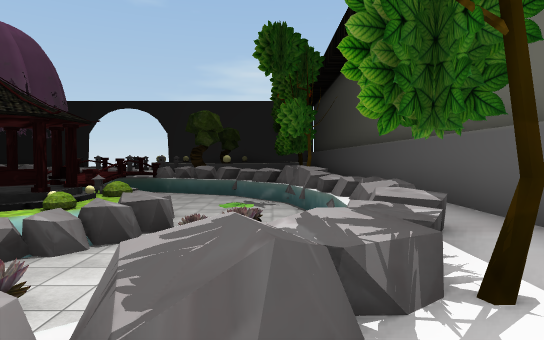
View 1 (above)

24 first-person views from a walk through a scene from a Unity 3-D project. The camera is 1.3 m above the floor, tilts 2° down and sees 75° across. The floor is counted in squares, 2 m on a side. Each view is taken from the middle of a square. On the plan, view 1 faces up. The plan holds only what a view shows up to about 10 squares ahead; the rest is blank. The place goes on beyond the plan. The player character is not drawn. Some surface patterns are stand-ins.

View 2
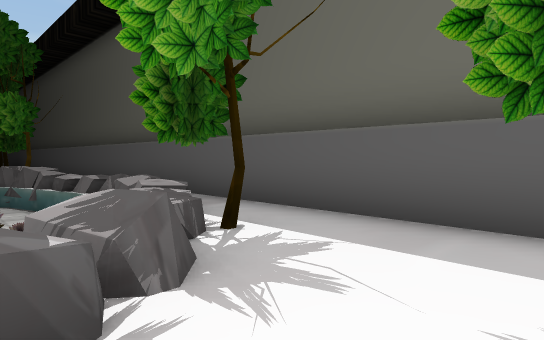

View 3
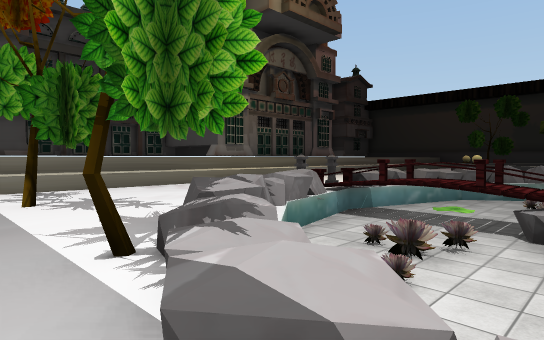

View 4
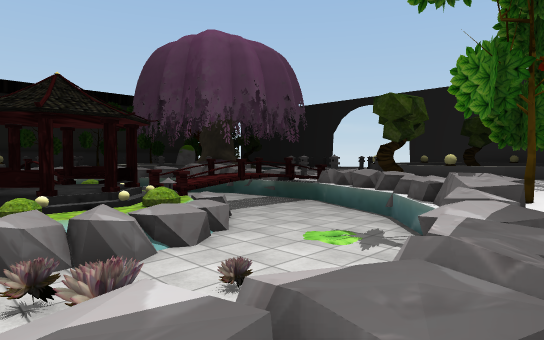

View 5
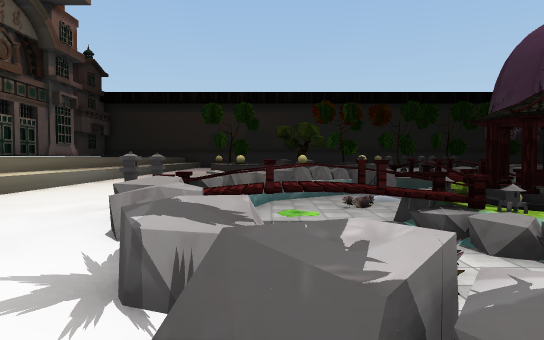

View 6
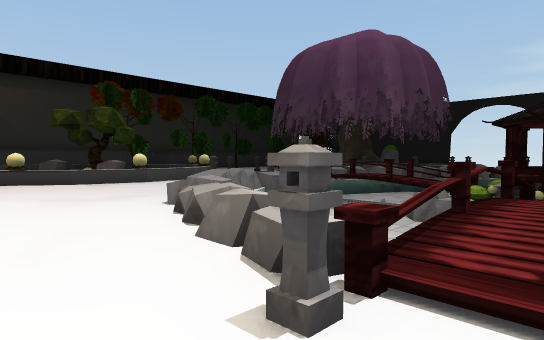

View 7
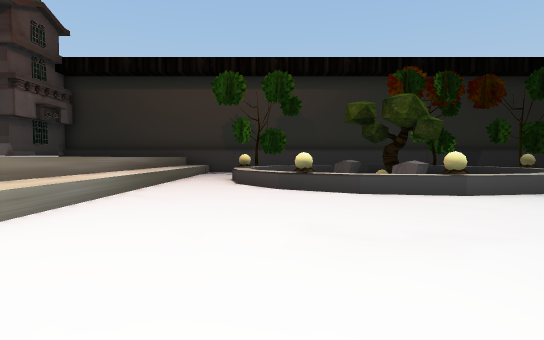

View 8
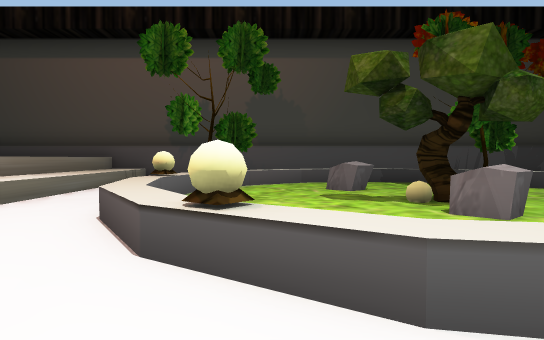

View 9
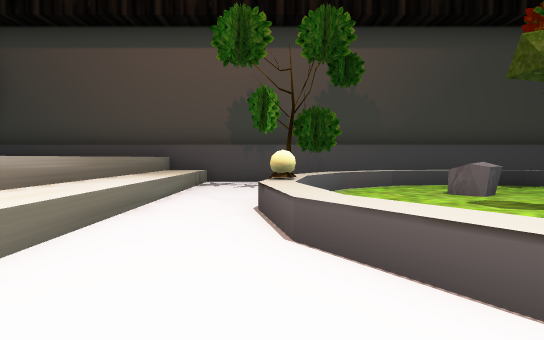

View 10
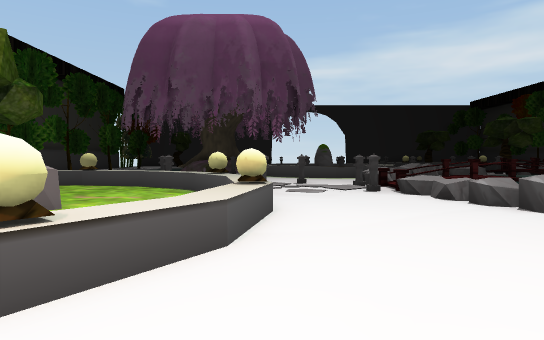

View 11
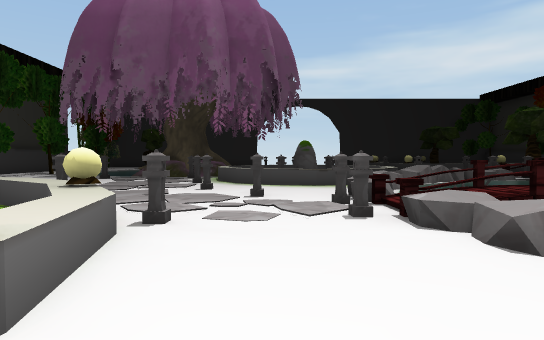

View 12
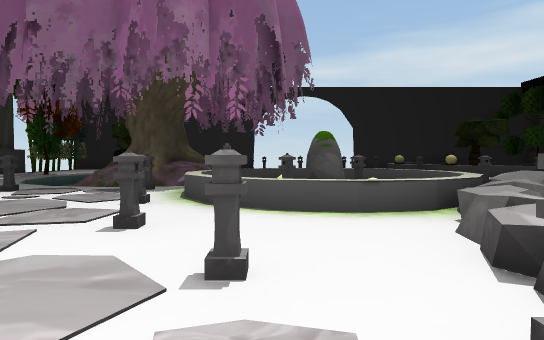

View 13
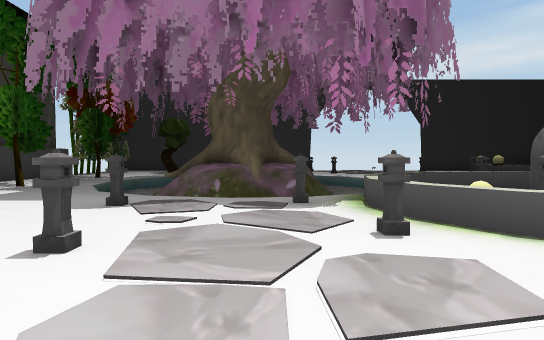

View 14
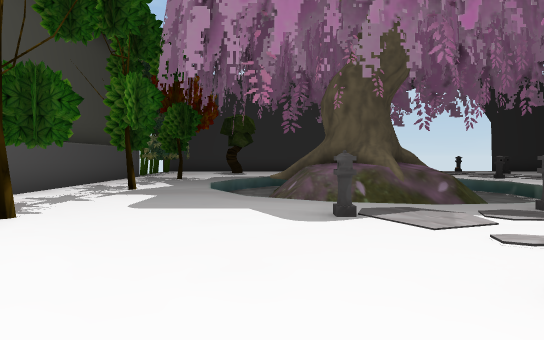

View 15
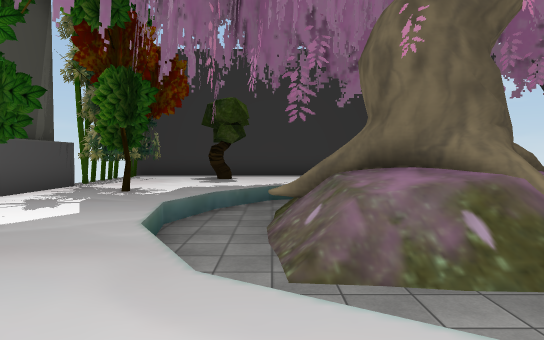

View 16
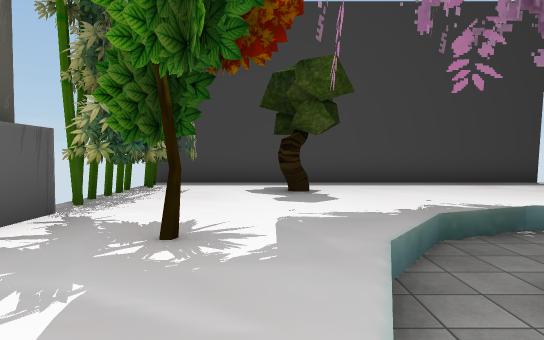

View 17
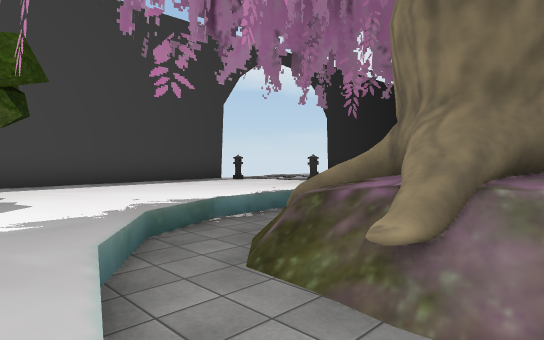

View 18
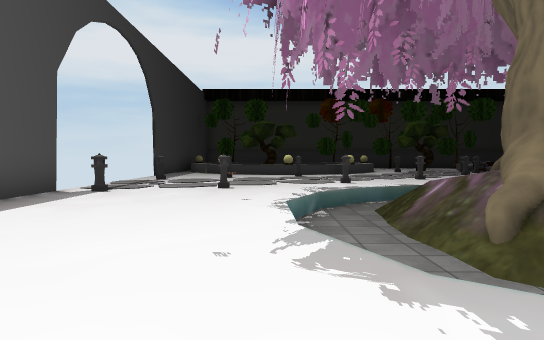

View 19
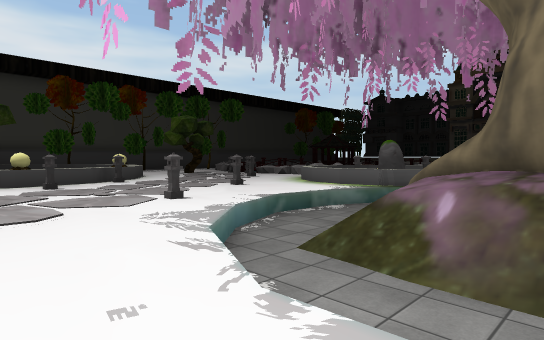

View 20
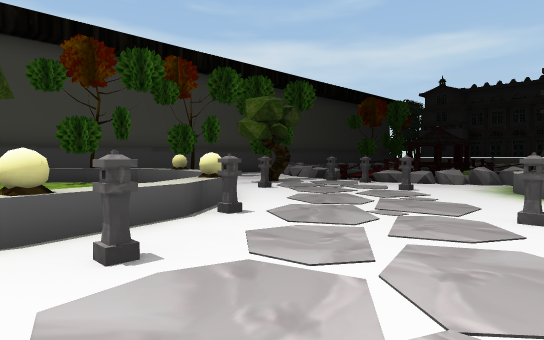

View 21
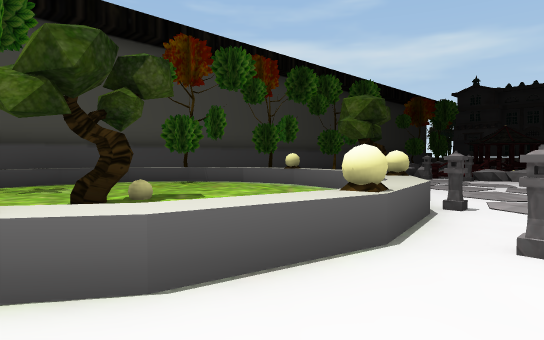

View 22
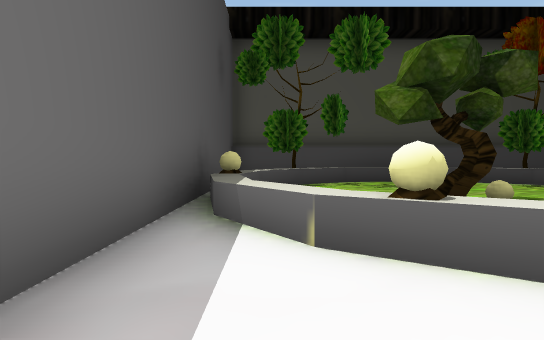

View 23
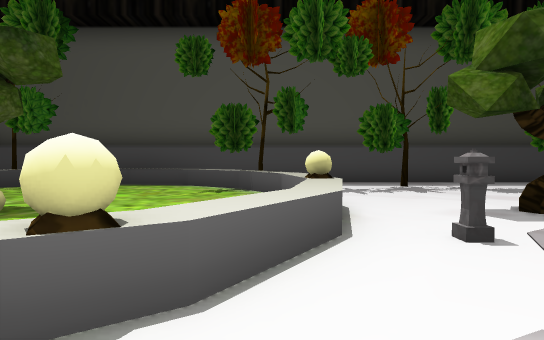

View 24
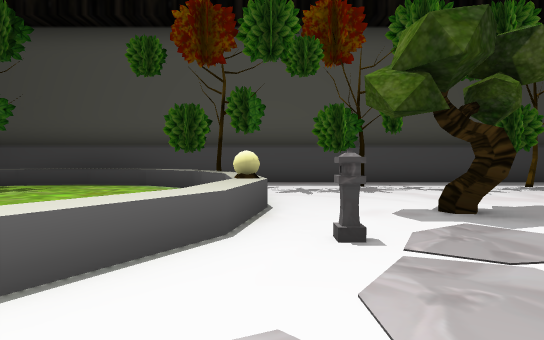

### Floor plan
Key: @ floor where view 1 was taken; # wall or solid block; x gap in a wall; . main floor; : floor 0.25 m higher than the main floor; + floor 0.5 m higher than the main floor; - floor 0.5 m lower than the main floor; _ floor 0.75 m lower than the main floor; < floor 1 m lower than the main floor; * floor 1.25 m higher than the main floor; / step, stairs or slope; = window, fence, low wall or low ledge; ^ raised ledge; v drop or lower ground; F flower; T tree; O other object.
Columns run from 23 left of view 1 to 3 right of it. Each row starts with its distance up from view 1.
 26  ##########      ####
 25 x.............  .....^^##
 24 #............. ...^^. ^^###
 23 ##.TT......... ..^#   ..^##
 22 ##.........=.. ..^   ....^#
 21 ##...............^  T....^#
 20 #.#..vvvvv.......^  .....^#
 19 #.#..vTTvvv......^  .....^#
 18 #...vvT#Tvvv.....^^....#= #
 17 #...vTT##Tvv......^^^#^^# #
 16 #.#.vvv#Tvvv.........^....#
 15 #...vvvvTv .............#.#
 14 #....vvv  ^^^^......T...#.#
 13  .#....vv.^.  ^.....T.....#
 12   #.........#  ...===.....#
 11   ........^.  ^.^v==.x=.#.#
 10    .......^^.^^^ <=+<<<^x.#
  9     .........//   =+<<<^^.#
  8      . ......^    _:<<v<^.#
  7        ......^<< .##.<<<v.#
  6   #^ ^^^^...==*+:.###.<F//#
  5 # ^ .....^..==vvv.###-FF<^#
  4 #=^......^=..v vvv #.<FO^.#
  3 # ^..TT^..^..^vvOvv:FFF<^.#
  2 #^..^TT= .^...^vvvv+<F<^#.#
  1 # ^.=... ^....^^vvv+<<^^..#
  0 # ^....  ^......^xv=^^/@..#
 -1 ###^.  .^#........==...##.#
 -2 #...^^^^.................
 -3 #........................
 -4 #^^^^^^^^^^^^^^^^^^^^^^^^
 -5 #^^^^^^^^^^^  ^^^   ^^^^^
 -6 #

Positions as (right, up) in squares from view 1, and headings:
1: (0, 0), facing up
2: (-1, -1), facing up-right
3: (2, 4), facing down-left
4: (2, 4), facing up-left
5: (1, 1), facing left
6: (-4, -2), facing up-left
7: (-7, -1), facing left
8: (-12, 0), facing left
9: (-13, -2), facing left
10: (-13, -2), facing up
11: (-12, 1), facing up
12: (-12, 5), facing up
13: (-15, 7), facing up
14: (-18, 8), facing up
15: (-18, 12), facing up
16: (-20, 16), facing up
17: (-20, 16), facing up-right
18: (-20, 21), facing right
19: (-16, 22), facing down-right
20: (-10, 21), facing down-right
21: (-8, 23), facing down-right
22: (-8, 24), facing right
23: (-7, 17), facing right
24: (-7, 16), facing right
